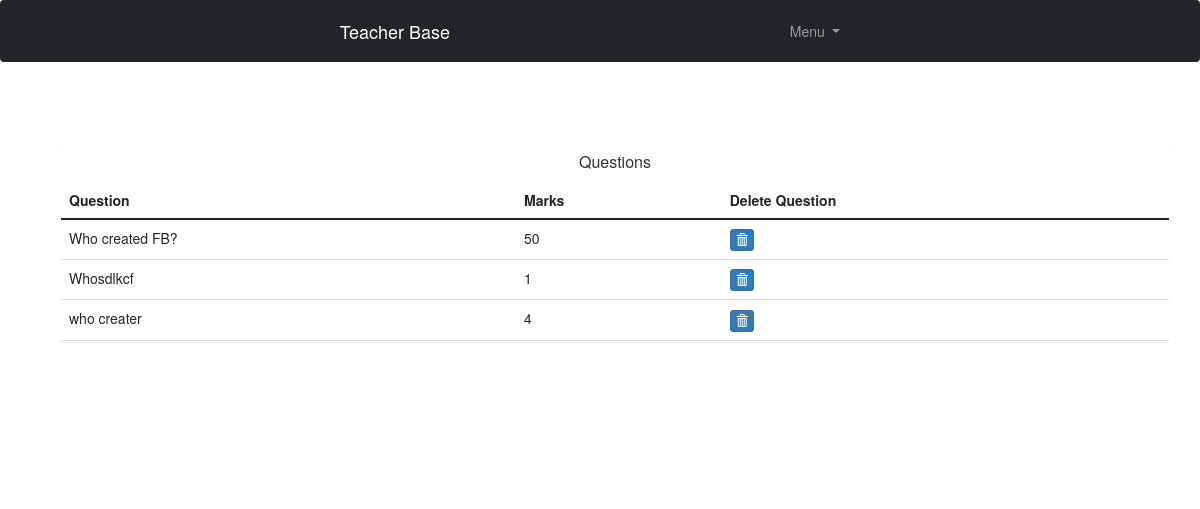
/teacher_see_question/1, run on the app's committed database.
### quiz_account/models.py (models this page shows)
class Question(models.Model):
    course=models.ForeignKey(Course,on_delete=models.CASCADE)
    marks=models.PositiveIntegerField()
    question=models.CharField(max_length=600)
    option1=models.CharField(max_length=200)
    option2=models.CharField(max_length=200)
    option3=models.CharField(max_length=200)
    option4=models.CharField(max_length=200)
    cat=(('Option1','Option1'),('Option2','Option2'),('Option3','Option3'),('Option4','Option4'))
    answer=models.CharField(max_length=200,choices=cat)

### quiz_account/views.py (the view)
# urls.py: path('teacher_see_question/<int:pk>', views.teacher_see_question,name='teacher_see_question'),
def teacher_see_question(request,pk):
    questions=QMODEL.Question.objects.all().filter(course_id=pk)
    return render(request,'accounts/teacher_see_question.html',{'questions':questions})

### quiz_account/templates/accounts/teacher_see_question.html (shortened to what this page needs)
{% extends 'accounts/teacher_base.html' %}
{% block content %}
<head>
  <link href="//netdna.bootstrapcdn.com/bootstrap/3.0.0/css/bootstrap.min.css" rel="stylesheet" id="bootstrap-css">
</head>
<br><br>
<div class="container">
  <div class="panel panel-black">
    <div class="panel-heading">
      <h6 class="panel-title">Questions</h6>
    </div>
    <table class="table table-hover" id="dev-table">
      <thead>
        <tr>
          <th>Question</th>
          <th>Marks</th>
          <th>Delete Question</th>
        </tr>
      </thead>
      {% for c in questions %}
      <tr>
        <td> {{c.question}}</td>
        <td>{{c.marks}}</td>
        <td><a class="btn btn-primary btn-xs" href="#"><span class="glyphicon glyphicon-trash"></span></a></td>
      </tr>
      {% endfor %}
    </table>
  </div>
</div>
<br><br><br><br><br><br>
{% endblock content %}

### quiz_account/templates/accounts/teacher_see_question.html (style rules this page uses)
a:link { text-decoration: none; }
h6 { text-align: center; }

### data on the page
Question: question "Who created FB?", marks "50"
Question: question "Whosdlkcf", marks "1"
Question: question "who creater", marks "4"
